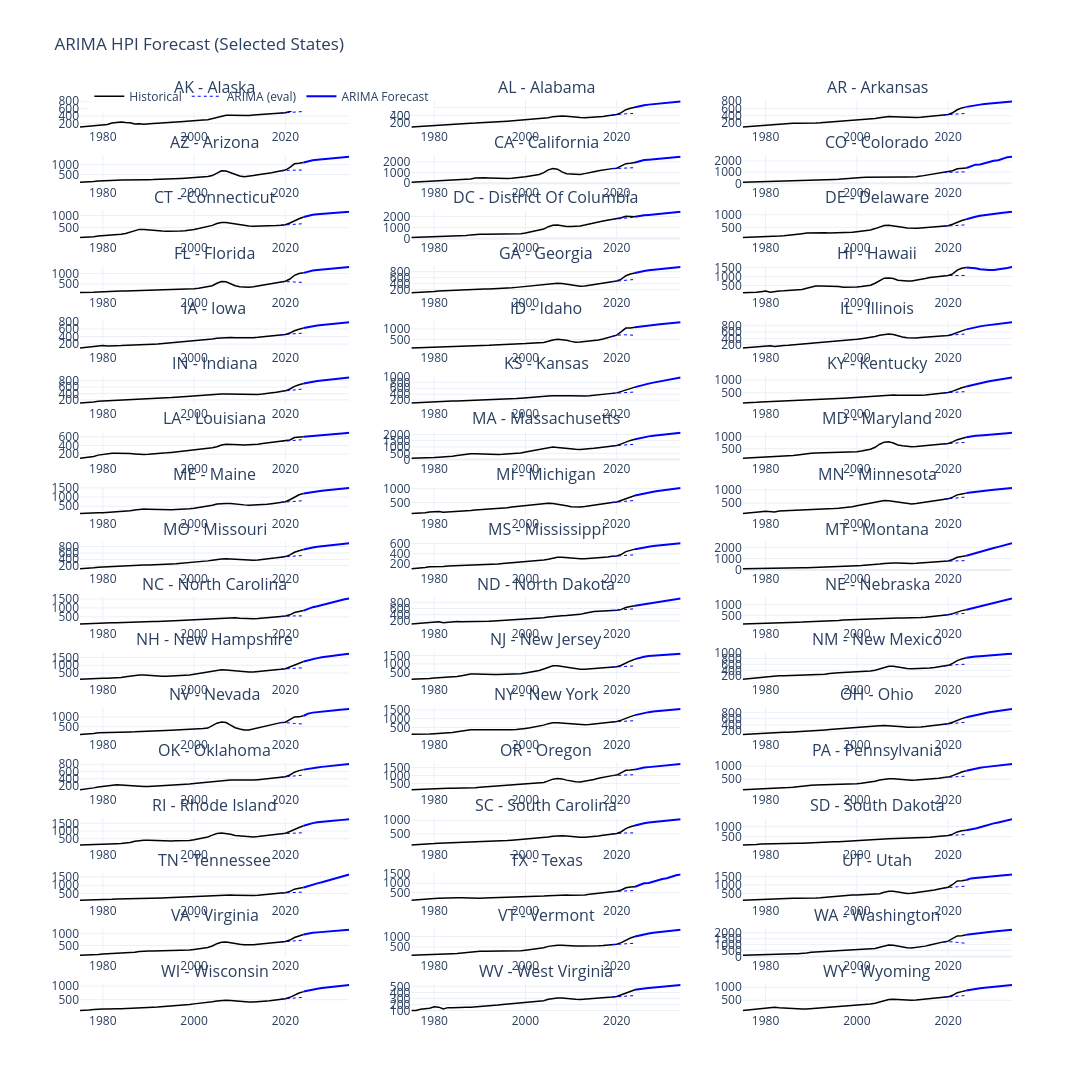

The cell this chart's notebook holds for it:
### Markdown cell above
### 4c. Forecasts for All 51 States

### Code cell
all_states = sorted(df["Abbreviation"].unique())
fig = plot_forecast_grid(
    df, arima_forecast, eval_df=arima_eval,
    states=all_states,
)
fig.show()
